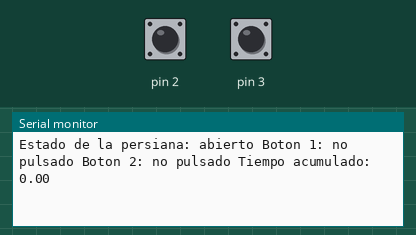
This sketch was run on a simulated Arduino Uno, built with avr-gcc and run on an emulated ATmega328P. Parts: the last lines printed to the serial monitor. The test bench sets the inputs (shaded band); at power-on: pin 2 HIGH, pin 3 HIGH.

Above: at 1.2 s.
1.3 s: pin 2 pulled LOW for 0.15 s
At 1.4 s:
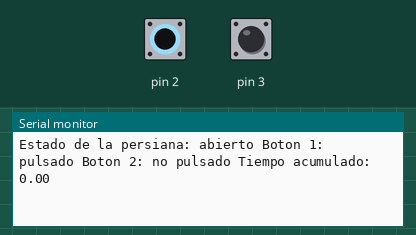
4.4 s: pin 3 pulled LOW for 0.15 s
At 4.55 s:
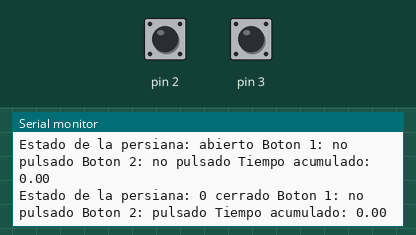
6.1 s: pin 2 pulled LOW for 1 s
At 6.27 s:
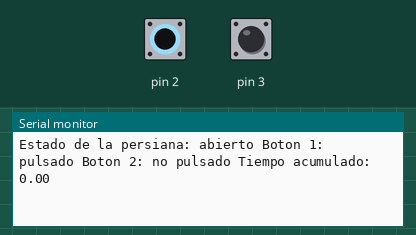
10.1 s: pin 3 pulled LOW for 0.15 s
At 10.48 s:
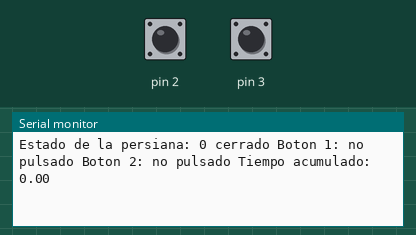
13.2 s: pin 3 pulled LOW for 1 s
At 13.31 s:
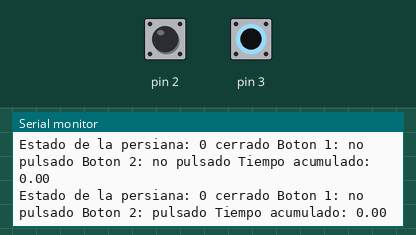
17.2 s: pin 2 pulled LOW for 0.15 s
At 17.41 s:
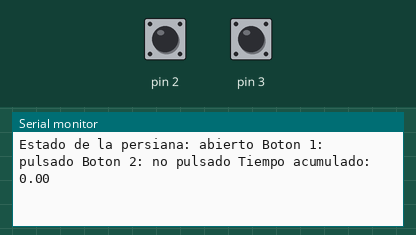

The sketch:

switch.ino
```cpp
int tiempoAc = 0;
int inicioMillis = 0, finMillis = 0;
byte abierto = 0;
int lastR = 1, lastR2 = 1;
int actR = 1, actR2 = 1;
int both = 0;

void setup() {
  // put your setup code here, to run once:
  Serial.begin(9600);
  pinMode(2, INPUT_PULLUP);
  pinMode(3, INPUT_PULLUP);
}

void loop() {
  // put your main code here, to run repeatedly:
  actR = digitalRead(2);
  actR2 = digitalRead(3);
  delay(10);

  if((1-actR)*(1-actR2)){
    ambos();
  }else if(1-actR){
    abrir();
  }else if(1-actR2){
    cerrar(0);
  }else if(abs((lastR - actR)*(lastR2 - actR2))){
    checkTime();
  }else{
    tiempoAc = 0;
    inicioMillis = 0;
    finMillis = 0;
  }

  String aux = "";
  switch(abierto){
    case 2:
    aux = "36";
    case 1:
    aux += "0 cerrado";
    break;
    case 0:
    aux = "abierto";
    break;
  }

  Serial.print("Estado de la persiana: "+aux+" Boton 1: ");
  if(1 - actR){
    Serial.print("pulsado");
  }else{
    Serial.print("no pulsado");
  }

  Serial.print(" Boton 2: ");
  if(1 - actR2){
    Serial.print("pulsado");
  }else{
    Serial.print("no pulsado");
  }
  Serial.print(" Tiempo acumulado: ");
  Serial.println(float(tiempoAc)/1000);

  lastR = actR;
  lastR2 = actR2;
}

void ambos(){
  if(inicioMillis == 0){
      inicioMillis = millis();
  }
  finMillis = millis();
  tiempoAc = finMillis - inicioMillis;
}

void abrir(){
  abierto = 0;
}

void cerrar(bool zero){
  if(1 - zero){
    abierto = 1;
    return;
  }
  abierto = 2;
}

void checkTime(){
  if(tiempoAc<100){
    return;
  }else if(tiempoAc<3000){
    abrir();
  }else if(tiempoAc<6000){
    cerrar(1);
  }
}
```

Measured:
- after the input at 1.3 s, the serial monitor: prints a new line after 0.09 s (image 1)
- after the input at 4.4 s, the serial monitor: prints a new line after 0.15 s (image 2)
- after the input at 6.1 s, the serial monitor: prints a new line after 0.16 s (image 3)
- after the input at 10.1 s, the serial monitor: prints a new line after 0.08 s (image 4)
- after the input at 17.2 s, the serial monitor: prints a new line after 0.11 s (image 6)
